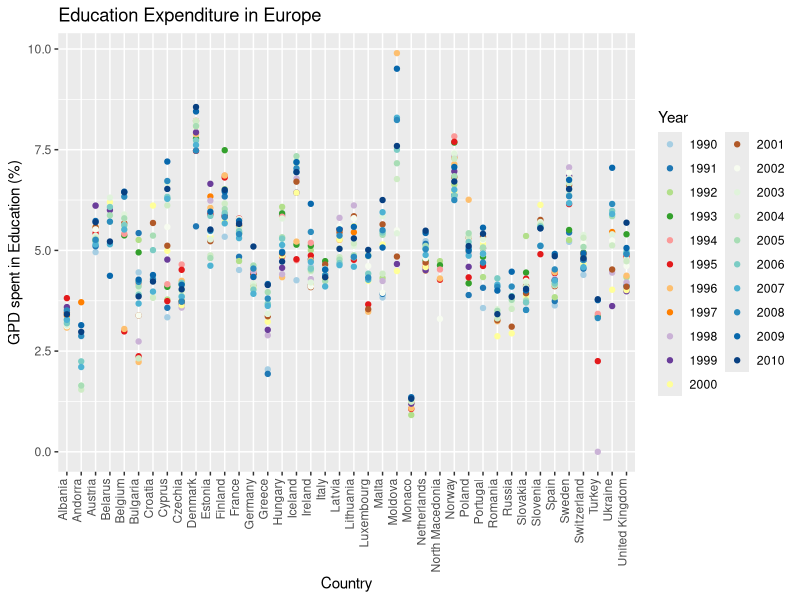

The R source for this figure:
## ---- chunk 1
knitr::opts_chunk$set(echo = TRUE)
## ---- chunk 2
library(tidyverse)
library(dplyr)
library(ggplot2)
library(scales)


annualdeath <- read.csv("../Dataset/annual-number-of-deaths-by-cause.csv", header = TRUE)
governmentEducationExpenditure  <- read.csv("../Dataset/total-government-expenditure-on-education-gdp.csv", header = TRUE)
enrolment_ratio_teritiary_education <- read.csv("../Dataset/enrolment-ratio-teritiary-education.csv", header = TRUE)
waterAccess <- read.csv("../Dataset/water-withdrawals-per-capita.csv")
## ---- chunk 3

annualdeath <- annualdeath %>% filter(Code != "");
governmentEducationExpenditure <- governmentEducationExpenditure  %>% filter(Code != "");
waterAccess <- waterAccess %>% filter(Code != "");

## ---- chunk 4
colnames(annualdeath) <- c("Country","Code","Year","Meningitis","Alzheimers disease","Parkinsons disease","Nutritional deficiencies","Malaria",
"Drowning","Interpersonal violence", "Maternal disorders", "HIV AIDS" , "Drug use disorders", "Tuberculosis", "Cardiovascular diseases", "Lower respiratory infections", "Neonatal disorders","Alcohol use disorders", "Self harm", "Exposure to forces of nature", "Diarrheal diseases", "Environmental heat and cold exposure", "Neoplasms", "Conflict and terrorism", "Diabetes mellitus", "Chronic kidney disease", "Poisonings", "Protein energy malnutrition", "Road injuries", "Chronic respiratory diseases", "Cirrhosis and other chronic liver diseases", "Digestive diseases","Fire heat and hot substances","Acute hepatitis", "Measles"
)
colnames(governmentEducationExpenditure) <- c("Country","Code","Year", "GPD spent in Education (%)")

colnames(enrolment_ratio_teritiary_education) <- c("Country","Year","Gender","Age", "Units", "Enrolment ration (%)")

colnames(waterAccess) <- c("Country","Code", "Year", "Water withdrawal per capita ()")
## ---- chunk 5

annualdeath <- select(annualdeath,-Code, -`Interpersonal violence`, -`Fire heat and hot substances`, -`Road injuries`, -`Conflict and terrorism`, -`Exposure to forces of nature`, -`Self harm` )

governmentEducationExpenditure <- select(governmentEducationExpenditure, -Code)

enrolment_ratio_teritiary_education <- select(enrolment_ratio_teritiary_education, -Units, -Age,)

waterAccess <- select(waterAccess, -Code)
## ---- chunk 6
pays_non_observés_annual_death <- annualdeath %>% group_by(Country) %>% filter(n() < 5)
pays_non_observés_annual_death <- pays_non_observés_annual_death %>% group_by(Country) %>% count()


pays_non_observés_government_exp <- governmentEducationExpenditure %>% group_by(Country) %>% filter(n() < 5)
pays_non_observés_government_exp <- pays_non_observés_government_exp %>% group_by(Country) %>% count()

pays_non_observés_enrolment_ratio_teritiary_education <- enrolment_ratio_teritiary_education %>% group_by(Country) %>% filter(n() < 5)
pays_non_observés_enrolment_ratio_teritiary_education <- pays_non_observés_enrolment_ratio_teritiary_education  %>% group_by(Country) %>% count()

pays_non_observés_water_access <- waterAccess  %>% group_by(Country) %>% filter(n() < 1)
pays_non_observés_water_access <- pays_non_observés_water_access  %>% group_by(Country) %>% count()

print(pays_non_observés_government_exp)
print(pays_non_observés_annual_death)
print(pays_non_observés_enrolment_ratio_teritiary_education)
print(pays_non_observés_water_access)
## ---- chunk 7
annualdeath <- annualdeath %>% filter(Year<2011);

governmentEducationExpenditure <- governmentEducationExpenditure  %>% filter(Year<2011) %>%filter(Year>1989);

enrolment_ratio_teritiary_education <- enrolment_ratio_teritiary_education  %>% filter(Year<2011) %>%filter(Year>1989)  %>%filter(Gender == "All genders") ;

waterAccess <- waterAccess %>% filter(Year<2011) %>%filter(Year>1989)
## ---- chunk 8
governmentEducationExpenditure <- governmentEducationExpenditure %>% group_by(Country) %>% filter(n() > 5) %>% filter(Country != "World")

annualdeath <- annualdeath %>% group_by(Country) %>% filter(n() > 5) %>% filter(Country != "World")

enrolment_ratio_teritiary_education <- enrolment_ratio_teritiary_education %>% group_by(Country) %>% filter(n() > 5) %>% filter(!grepl("^MDG_", Country))

waterAccess <- waterAccess %>% group_by(Country) %>% filter(n() > 1)
## ---- chunk 9
governmentEducationExpenditure %>% group_by(Country)%>%count()

annualdeath %>% group_by(Country)%>%count()

enrolment_ratio_teritiary_education %>% group_by(Country)%>%count()

waterAccess %>% group_by(Country)%>%count()
## ---- chunk 10
governmentEducationExpenditure %>% group_by(Country)%>%summarise() %>% nrow()
annualdeath  %>% group_by(Country)%>%summarise() %>% nrow()
enrolment_ratio_teritiary_education  %>% group_by(Country)%>%summarise() %>% nrow()
waterAccess  %>% group_by(Country)%>%summarise() %>% nrow()
## ---- chunk 11
europe_annual_death <- filter(annualdeath, Country %in% c("Albania", "Andorra", "Austria", "Belarus", "Belgium", "Bosnia and Herzegovina", "Bulgaria", "Croatia", "Cyprus", "Czechia" , "Denmark", "Estonia", "Finland", "France", "Germany", "Greece","Greenland", "Hungary", "Iceland", "Ireland", "Italy", "Latvia", "Liechtenstein", "Lithuania", "Luxembourg", "Malta", "Moldova", "Monaco", "Montenegro", "Netherlands", "North Macedonia", "Norway", "Poland", "Portugal", "Romania", "Russia", "San Marino", "Serbia", "Slovakia", "Slovenia", "Spain", "Sweden", "Switzerland", "Turkey", "Ukraine", "United Kingdom", "Vatican City"))

asia_annual_death <- filter(annualdeath, Country %in% c("Afghanistan", "Armenia", "Azerbaijan", "Bahrain", "Bangladesh", "Bhutan", "Brunei", "Cambodia", "China", "Cyprus", "Georgia", "India", "Indonesia", "Iran", "Iraq", "Israel", "Japan", "Jordan", "Kazakhstan", "Kuwait", "Kyrgyzstan", "Laos", "Lebanon", "Malaysia", "Maldives", "Mongolia", "Myanmar", "Nepal", "North Korea", "Oman", "Pakistan", "Palestine", "Philippines", "Qatar", "Saudi Arabia", "Singapore", "South Korea", "Sri Lanka", "Syria", "Tajikistan","Taiwan", "Thailand", "East Timor", "Turkmenistan", "United Arab Emirates", "Uzbekistan", "Vietnam", "Yemen"))

south_america_annual_death <- filter(annualdeath, Country %in% c("Argentina", "Bolivia", "Brazil", "Chile", "Colombia", "Ecuador", "Guyana", "Paraguay", "Peru", "Suriname", "Uruguay", "Venezuela"))

n_and_c_america_annual_death <- filter(annualdeath, Country %in% c("Antigua and Barbuda", "Bahamas", "Barbados", "Belize", "Canada", "Costa Rica", "Cuba", "Dominica", "Dominican Republic", "El Salvador", "Grenada", "Guatemala", "Haiti", "Honduras", "Jamaica", "Mexico", "Nicaragua", "Panama", "Saint Kitts and Nevis", "Saint Lucia", "Saint Vincent and the Grenadines", "Trinidad and Tobago", "United States","Bermuda","Puerto Rico", "United States Virgin Islands"))

oceania_annual_death <- filter(annualdeath, Country %in% c("Australia", "Fiji", "Kiribati", "Marshall Islands", "Micronesia (country)", "Nauru", "New Zealand", "Palau", "Papua New Guinea", "Samoa", "Solomon Islands", "Tonga", "Tuvalu", "Vanuatu","American Samoa", "Guam", "Northern Mariana Islands","Cook Islands", "Niue", "Tokelau"))

africa_annual_death <- filter(annualdeath, Country %in% c("Algeria", "Angola", "Benin", "Botswana", "Burkina Faso", "Burundi", "Cape Verde", "Cameroon", "Central African Republic", "Chad", "Comoros", "Democratic Republic of Congo", "Congo", "Djibouti", "Egypt", "Equatorial Guinea", "Eritrea", "Eswatini", "Ethiopia", "Gabon", "Gambia", "Ghana", "Guinea", "Guinea-Bissau","Cote d'Ivoire", "Kenya", "Lesotho", "Liberia", "Libya", "Madagascar", "Malawi", "Mali", "Mauritania", "Mauritius", "Morocco", "Mozambique", "Namibia", "Niger", "Nigeria", "Rwanda", "Sao Tome and Principe", "Senegal", "Seychelles", "Sierra Leone", "Somalia", "South Africa", "South Sudan", "Sudan", "Tanzania", "Togo", "Tunisia", "Uganda", "Zambia", "Zimbabwe"))

## ---- chunk 12
europe_enrolment_ration <- filter(enrolment_ratio_teritiary_education, Country %in% c("Albania", "Andorra", "Austria", "Belarus", "Belgium", "Bosnia and Herzegovina", "Bulgaria", "Croatia", "Cyprus", "Czech Republic", "Denmark", "Estonia", "Finland", "France","Germany", "Greece", "Hungary", "Iceland", "Ireland", "Italy", "Latvia", "Liechtenstein", "Lithuania", "Luxembourg", "Malta", "Moldova", "Monaco", "Montenegro", "Netherlands", "The former Yugoslav Republic of Macedonia", "Norway", "Poland", "Portugal", "Romania", "Russian Federation", "San Marino", "Serbia", "Slovakia", "Slovenia", "Spain", "Sweden", "Switzerland","Turkey", "Ukraine", "United Kingdom", "Vatican City", "Gibraltar", "United Kingdom of Great Britain and Northern Ireland"))


asia_enrolment_ratio <- filter(enrolment_ratio_teritiary_education, Country %in% c("Afghanistan", "Armenia", "Azerbaijan", "Bahrain", "Bangladesh", "Bhutan", "Brunei Darussalam", "Cambodia", "China", "Cyprus", "Georgia", "India", "Indonesia", "Iran", "Iraq", "Israel", "Japan", "Jordan", "Kazakhstan", "Kuwait", "Kyrgyzstan", "Laos", "Lebanon", "Malaysia", "Maldives", "Mongolia", "Myanmar", "Nepal","Republic of Korea", "Oman", "Pakistan", "Palestine", "Philippines", "Qatar", "Saudi Arabia", "Singapore", "South Korea", "Sri Lanka", "Syria", "Tajikistan", "Thailand", "Timor-Leste", "Turkmenistan", "United Arab Emirates", "Uzbekistan", "Viet Nam" , "Yemen", "Hong Kong Special Administrative Region of China", "Iran, Islamic Republic of", "Lao People's Democratic Republic", 
"Macao Special Administrative Region of China","Occupied Palestinian Territory"))

south_america_enrolment_ratio <- filter(enrolment_ratio_teritiary_education, Country %in% c("Argentina", "Bolivia", "Brazil", "Chile", "Colombia", "Ecuador", "Guyana", "Paraguay", "Peru", "Suriname", "Uruguay", "Venezuela (Bolivarian Republic of)"))

n_and_c_america_enrolment_ratio <- filter(enrolment_ratio_teritiary_education, Country %in% c("Antigua and Barbuda","Aruba" ,"Bahamas", "Barbados", "Belize", "Canada", "Costa Rica", "Cuba", "Dominica", "Dominican Republic", "El Salvador", "Grenada", "Guatemala","Haiti", "Honduras", "Jamaica", "Mexico", "Nicaragua", "Panama", "Saint Kitts and Nevis", "Saint Lucia", "Saint Vincent and the Grenadines", "Trinidad and Tobago", "United States of America", "Montserrat", "United States Virgin Islands"))

oceania_enrolment_ratio <- filter(enrolment_ratio_teritiary_education, Country %in% c("Australia", "Fiji", "Kiribati", "Marshall Islands", "Micronesia (country)", "Nauru", "New Zealand", "Palau", "Papua New Guinea", "Samoa", "Solomon Islands", "Tonga", "Tuvalu", "Vanuatu", "American Samoa", "Cook Islands", "Niue", "Tokelau"))

enrolment_ratio_teritiary_education <- enrolment_ratio_teritiary_education %>%
  mutate(Country = ifelse(Country ==  "Côte d'Ivoire","Ivory Coast", Country))

africa_enrolment_ratio <- filter(enrolment_ratio_teritiary_education, Country %in% c("Algeria", "Angola", "Benin", "Botswana", "Burkina Faso", "Burundi", "Cameroon", "Central African Republic", "Chad", "Comoros", "Democratic Republic of the Congo", "Djibouti", "Egypt", "Equatorial Guinea", "Eritrea", "Eswatini", "Ethiopia", "Gabon", "Gambia", "Ghana", "Guinea", "Guinea-Bissau", "Ivory Coast", "Kenya", "Lesotho", "Liberia", "Libya", "Madagascar", "Malawi", "Mali", "Mauritania", "Mauritius", "Morocco", "Mozambique", "Namibia", "Niger", "Nigeria", "Rwanda", "Sao Tome and Principe", "Senegal", "Seychelles", "Sierra Leone", "Somalia", "South Africa", "South Sudan", "Sudan", "Tanzania", "Togo", "Tunisia", "Uganda", "Zambia", "Zimbabwe", "Cape Verde", "Congo", "Libyan Arab Jamahiriya", "Swaziland", "Syrian Arab Republic", "United Republic of Tanzania"))

## ---- chunk 13
europe_government_expenditure <- filter(governmentEducationExpenditure, Country %in% c("Albania", "Andorra", "Austria", "Belarus", "Belgium", "Bosnia and Herzegovina", "Bulgaria", "Croatia", "Cyprus","Czechia", "Denmark", "Estonia", "Finland", "France", "Germany", "Greece", "Hungary", "Iceland", "Ireland", "Italy", "Latvia", "Liechtenstein", "Lithuania", "Luxembourg", "Malta", "Moldova", "Monaco", "Montenegro", "Netherlands", "North Macedonia", "Norway", "Poland", "Portugal", "Romania", "Russia", "San Marino", "Serbia", "Slovakia", "Slovenia", "Spain", "Sweden", "Switzerland", "Turkey", "Ukraine", "United Kingdom", "Vatican City"))

asia_government_expenditure <- filter(governmentEducationExpenditure, Country %in% c("Afghanistan", "Armenia", "Azerbaijan", "Bahrain", "Bangladesh", "Bhutan", "Brunei", "Cambodia", "China", "Cyprus", "Georgia", "India", "Indonesia", "Iran", "Iraq", "Israel", "Japan", "Jordan", "Kazakhstan", "Kuwait", "Kyrgyzstan", "Laos", "Lebanon", "Malaysia", "Maldives", "Mongolia", "Myanmar", "Nepal", "North Korea", "Oman", "Pakistan", "Palestine", "Philippines", "Qatar", "Saudi Arabia", "Singapore", "South Korea", "Sri Lanka", "Syria", "Tajikistan", "Thailand", "Timor-Leste", "Turkmenistan", "United Arab Emirates", "Uzbekistan", "Vietnam", "Yemen","Hong Kong", "Macao" )) 

south_america_governemnt_expenditure <- filter(governmentEducationExpenditure, Country %in% c("Argentina", "Bolivia", "Brazil", "Chile", "Colombia", "Ecuador", "Guyana", "Paraguay", "Peru", "Suriname", "Uruguay", "Venezuela"))

n_and_c_america_governemnt_expenditure <- filter(governmentEducationExpenditure, Country %in% c("Antigua and Barbuda","Aruba" , "Bahamas", "Barbados","Bermuda", "Belize","British Virgin Islands", "Canada", "Costa Rica", "Cuba", "Dominica", "Dominican Republic", "El Salvador", "Grenada", "Guatemala", "Haiti", "Honduras", "Jamaica", "Mexico", "Nicaragua", "Panama", "Saint Kitts and Nevis", "Saint Lucia", "Saint Vincent and the Grenadines", "Trinidad and Tobago", "United States"))

governmentEducationExpenditure <- governmentEducationExpenditure %>%
  mutate(Country = ifelse(Country ==  "Cote d'Ivoire","Ivory Coast", Country))

africa_governemnt_expenditure <- filter(governmentEducationExpenditure, Country %in% c("Algeria", "Angola", "Benin", "Botswana", "Burkina Faso", "Burundi", "Cape Verde", "Cameroon", "Central African Republic", "Chad", "Comoros", "Democratic Republic of Congo", "Congo", "Djibouti", "Egypt", "Equatorial Guinea", "Eritrea", "Eswatini", "Ethiopia", "Gabon", "Gambia", "Ghana", "Guinea", "Guinea-Bissau", "Ivory Coast", "Kenya", "Lesotho", "Liberia", "Libya", "Madagascar", "Malawi", "Mali", "Mauritania", "Mauritius", "Morocco", "Mozambique", "Namibia", "Niger", "Nigeria", "Rwanda", "Sao Tome and Principe", "Senegal", "Seychelles", "Sierra Leone", "Somalia", "South Africa", "South Sudan", "Sudan", "Tanzania", "Togo", "Tunisia", "Uganda", "Zambia", "Zimbabwe"))

oceania_government_expenditure <- filter(governmentEducationExpenditure, Country %in% c("Australia", "Fiji", "Kiribati", "Marshall Islands", "Micronesia (country)", "Nauru", "New Zealand", "Palau", "Papua New Guinea", "Samoa", "Solomon Islands", "Tonga", "Tuvalu", "Vanuatu", "American Samoa", "Cook Islands", "Niue", "Tokelau"))
## ---- chunk 14
europe_water_access <- filter(waterAccess, Country %in% c("Albania", "Andorra", "Austria", "Belarus", "Belgium", "Bosnia and Herzegovina", "Bulgaria", "Croatia", "Cyprus", "Czechia" , "Denmark", "Estonia", "Finland", "France", "Germany", "Greece","Greenland", "Hungary", "Iceland", "Ireland", "Italy", "Latvia", "Liechtenstein", "Lithuania", "Luxembourg", "Malta", "Moldova", "Monaco", "Montenegro", "Netherlands", "North Macedonia", "Norway", "Poland", "Portugal", "Romania", "Russia", "San Marino", "Serbia", "Slovakia", "Slovenia", "Spain", "Sweden", "Switzerland", "Turkey", "Ukraine", "United Kingdom", "Vatican City"))

asia_water_access <- filter(waterAccess, Country %in% c("Afghanistan", "Armenia", "Azerbaijan", "Bahrain", "Bangladesh", "Bhutan", "Brunei", "Cambodia", "China", "Cyprus", "Georgia", "India", "Indonesia", "Iran", "Iraq", "Israel", "Japan", "Jordan", "Kazakhstan", "Kuwait", "Kyrgyzstan", "Laos", "Lebanon", "Malaysia", "Maldives", "Mongolia", "Myanmar", "Nepal", "North Korea", "Oman", "Pakistan", "Palestine", "Philippines", "Qatar", "Saudi Arabia", "Singapore", "South Korea", "Sri Lanka", "Syria", "Tajikistan", "Thailand", "Timor-Leste", "Turkmenistan", "United Arab Emirates", "Uzbekistan", "Vietnam", "Yemen","Hong Kong", "Macao" ))

south_america_water_access <- filter(waterAccess, Country %in% c("Argentina", "Bolivia", "Brazil", "Chile", "Colombia", "Ecuador", "Guyana", "Paraguay", "Peru", "Suriname", "Uruguay", "Venezuela"))

n_and_c_america_water_access <- filter(waterAccess, Country %in% c("Antigua and Barbuda","Aruba" , "Bahamas", "Barbados","Bermuda", "Belize","British Virgin Islands", "Canada", "Costa Rica", "Cuba", "Dominica", "Dominican Republic", "El Salvador", "Grenada", "Guatemala", "Haiti", "Honduras", "Jamaica", "Mexico", "Nicaragua", "Panama", "Saint Kitts and Nevis", "Saint Lucia", "Saint Vincent and the Grenadines", "Trinidad and Tobago", "United States", "Puerto Rico" ))

waterAccess <- waterAccess %>%
  mutate(Country = ifelse(Country ==  "Cote d'Ivoire","Ivory Coast", Country))

africa_water_access <- filter(waterAccess, Country %in% c("Algeria", "Angola", "Benin", "Botswana", "Burkina Faso", "Burundi", "Cape Verde", "Cameroon", "Central African Republic", "Chad", "Comoros", "Democratic Republic of Congo", "Congo", "Djibouti", "Egypt", "Equatorial Guinea", "Eritrea", "Eswatini", "Ethiopia", "Gabon", "Gambia", "Ghana", "Guinea", "Guinea-Bissau", "Ivory Coast", "Kenya", "Lesotho", "Liberia", "Libya", "Madagascar", "Malawi", "Mali", "Mauritania", "Mauritius", "Morocco", "Mozambique", "Namibia", "Niger", "Nigeria", "Rwanda", "Sao Tome and Principe", "Senegal", "Seychelles", "Sierra Leone", "Somalia", "South Africa", "South Sudan", "Sudan", "Tanzania", "Togo", "Tunisia", "Uganda", "Zambia", "Zimbabwe"))

oceania_water_access <- filter(waterAccess, Country %in% c("Australia", "Fiji", "Kiribati", "Marshall Islands", "Micronesia (country)", "Nauru", "New Zealand", "Palau", "Papua New Guinea", "Samoa", "Solomon Islands", "Tonga", "Tuvalu", "Vanuatu", "American Samoa", "Cook Islands", "Niue", "Tokelau"))
## ---- chunk 15
# Liste complète des pays dans votre ensemble de données d'origine
pays_complets <- unique(waterAccess$Country)

# Liste des pays sélectionnés dans chaque ensemble de données
pays_europe <- unique(europe_water_access$Country)
pays_asie <- unique(asia_water_access$Country)
pays_amerique_sud <- unique(south_america_water_access$Country)
pays_amerique_nord_central <- unique(n_and_c_america_water_access$Country)
pays_afrique <- unique(africa_water_access$Country)
pays_oceanie <- unique(oceania_water_access$Country)

# Comparaison pour voir s'il y a des pays manquants dans les sélections
pays_manquants <- setdiff(pays_complets, pays_europe)
pays_manquants <- setdiff(pays_manquants, pays_asie)
pays_manquants <- setdiff(pays_manquants, pays_amerique_sud)
pays_manquants <- setdiff(pays_manquants, pays_amerique_nord_central)
pays_manquants <- setdiff(pays_manquants, pays_afrique)
pays_manquants <- setdiff(pays_manquants, pays_oceanie)
# Afficher la liste des pays manquants
print(pays_manquants)


## ---- chunk 16
library(RColorBrewer)


# Créer une palette de couleurs distinctes
n_years <- 21
paired_palette <- brewer.pal(n = 12, name = "Paired")
additional_colors <- c("#F7FCF0", "#E0F3DB", "#CEEBC5", "#A8DDB5", "#7BCCC4", "#4EB3D3", "#2B8CBE", "#0868AC", "#084081")
palette <- c(paired_palette, additional_colors)

# Créer le nuage de points avec les couleurs basées sur l'année
ggplot(europe_government_expenditure, aes(x = Country, y = `GPD spent in Education (%)`, color = factor(Year))) +
  geom_point() +
  scale_color_manual(values = palette) +
  theme(axis.text.x = element_text(angle = 90, hjust = 1, vjust = 0)) +
  labs(x = "Country", y = "GPD spent in Education (%)", title = "Education Expenditure in Europe", color = "Year")
